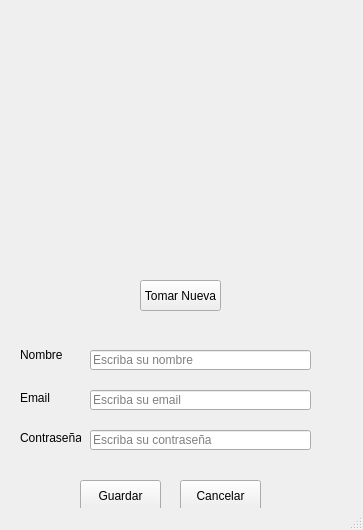
<?xml version="1.0" encoding="UTF-8"?>
<ui version="4.0">
 <class>MainWindow</class>
 <widget class="QMainWindow" name="MainWindow">
  <property name="geometry">
   <rect>
    <x>0</x>
    <y>0</y>
    <width>363</width>
    <height>530</height>
   </rect>
  </property>
  <property name="maximumSize">
   <size>
    <width>363</width>
    <height>530</height>
   </size>
  </property>
  <property name="mouseTracking">
   <bool>true</bool>
  </property>
  <property name="tabletTracking">
   <bool>true</bool>
  </property>
  <property name="focusPolicy">
   <enum>Qt::WheelFocus</enum>
  </property>
  <property name="windowTitle">
   <string>MainWindow</string>
  </property>
  <widget class="QWidget" name="centralwidget">
   <widget class="QLabel" name="label">
    <property name="geometry">
     <rect>
      <x>70</x>
      <y>30</y>
      <width>241</width>
      <height>251</height>
     </rect>
    </property>
    <property name="text">
     <string>&lt;html&gt;&lt;head/&gt;&lt;body&gt;&lt;p&gt;&lt;img src=&quot;:/prefijoNuevo/5c898792631d5221e4663915.jpg&quot;/&gt;&lt;/p&gt;&lt;/body&gt;&lt;/html&gt;</string>
    </property>
   </widget>
   <widget class="QPushButton" name="pushButton">
    <property name="geometry">
     <rect>
      <x>140</x>
      <y>280</y>
      <width>81</width>
      <height>31</height>
     </rect>
    </property>
    <property name="text">
     <string>Tomar Nueva</string>
    </property>
   </widget>
   <widget class="QPushButton" name="pushButton_2">
    <property name="geometry">
     <rect>
      <x>180</x>
      <y>480</y>
      <width>81</width>
      <height>31</height>
     </rect>
    </property>
    <property name="text">
     <string>Cancelar</string>
    </property>
   </widget>
   <widget class="QPushButton" name="pushButton_3">
    <property name="geometry">
     <rect>
      <x>80</x>
      <y>480</y>
      <width>81</width>
      <height>31</height>
     </rect>
    </property>
    <property name="text">
     <string>Guardar</string>
    </property>
   </widget>
   <widget class="QLabel" name="label_2">
    <property name="geometry">
     <rect>
      <x>20</x>
      <y>350</y>
      <width>47</width>
      <height>10</height>
     </rect>
    </property>
    <property name="text">
     <string>Nombre</string>
    </property>
   </widget>
   <widget class="QLabel" name="label_3">
    <property name="geometry">
     <rect>
      <x>20</x>
      <y>390</y>
      <width>47</width>
      <height>16</height>
     </rect>
    </property>
    <property name="text">
     <string>Email</string>
    </property>
   </widget>
   <widget class="QLabel" name="label_4">
    <property name="geometry">
     <rect>
      <x>20</x>
      <y>430</y>
      <width>61</width>
      <height>16</height>
     </rect>
    </property>
    <property name="text">
     <string>Contraseña</string>
    </property>
   </widget>
   <widget class="QLineEdit" name="lineEdit">
    <property name="geometry">
     <rect>
      <x>90</x>
      <y>350</y>
      <width>221</width>
      <height>20</height>
     </rect>
    </property>
    <property name="placeholderText">
     <string>Escriba su nombre</string>
    </property>
   </widget>
   <widget class="QLineEdit" name="lineEdit_2">
    <property name="geometry">
     <rect>
      <x>90</x>
      <y>390</y>
      <width>221</width>
      <height>20</height>
     </rect>
    </property>
    <property name="placeholderText">
     <string>Escriba su email</string>
    </property>
   </widget>
   <widget class="QLineEdit" name="lineEdit_3">
    <property name="geometry">
     <rect>
      <x>90</x>
      <y>430</y>
      <width>221</width>
      <height>20</height>
     </rect>
    </property>
    <property name="placeholderText">
     <string>Escriba su contraseña</string>
    </property>
   </widget>
  </widget>
  <widget class="QStatusBar" name="statusbar"/>
 </widget>
 <resources>
  <include location="images.qrc"/>
 </resources>
 <connections/>
</ui>
